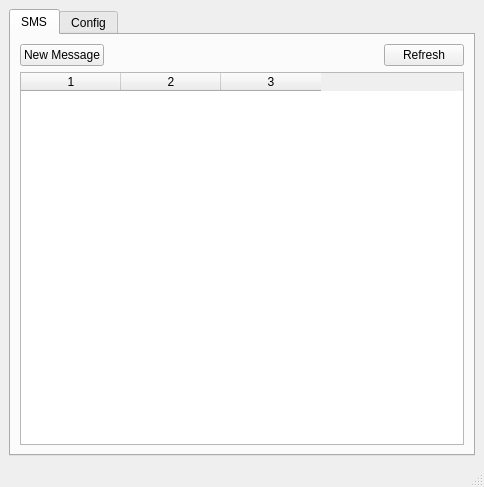
<?xml version="1.0" encoding="UTF-8"?>
<ui version="4.0">
 <class>MainWindow</class>
 <widget class="QMainWindow" name="MainWindow">
  <property name="geometry">
   <rect>
    <x>0</x>
    <y>0</y>
    <width>484</width>
    <height>487</height>
   </rect>
  </property>
  <property name="windowTitle">
   <string>MainWindow</string>
  </property>
  <widget class="QWidget" name="centralwidget">
   <layout class="QHBoxLayout" name="horizontalLayout">
    <item>
     <widget class="QTabWidget" name="maintab">
      <property name="currentIndex">
       <number>0</number>
      </property>
      <widget class="QWidget" name="tab_sms">
       <attribute name="title">
        <string>SMS</string>
       </attribute>
       <layout class="QGridLayout" name="gridLayout">
        <item row="0" column="5">
         <spacer name="horizontalSpacer">
          <property name="orientation">
           <enum>Qt::Horizontal</enum>
          </property>
          <property name="sizeHint" stdset="0">
           <size>
            <width>40</width>
            <height>20</height>
           </size>
          </property>
         </spacer>
        </item>
        <item row="0" column="6">
         <widget class="QPushButton" name="btnrefresh">
          <property name="text">
           <string>Refresh</string>
          </property>
         </widget>
        </item>
        <item row="1" column="1" colspan="6">
         <widget class="QTableWidget" name="tableWidget">
          <property name="columnCount">
           <number>3</number>
          </property>
          <column/>
          <column/>
          <column/>
         </widget>
        </item>
        <item row="0" column="1" colspan="3">
         <widget class="QPushButton" name="btnnewmsg">
          <property name="text">
           <string>New Message</string>
          </property>
         </widget>
        </item>
       </layout>
      </widget>
      <widget class="QWidget" name="tab_config">
       <attribute name="title">
        <string>Config</string>
       </attribute>
       <layout class="QFormLayout" name="formLayout">
        <item row="0" column="0">
         <widget class="QCheckBox" name="chkdata">
          <property name="text">
           <string>Data</string>
          </property>
         </widget>
        </item>
        <item row="1" column="0">
         <widget class="QCheckBox" name="chkwifi">
          <property name="text">
           <string>Wifi</string>
          </property>
         </widget>
        </item>
       </layout>
      </widget>
     </widget>
    </item>
   </layout>
  </widget>
  <widget class="QMenuBar" name="menubar">
   <property name="geometry">
    <rect>
     <x>0</x>
     <y>0</y>
     <width>484</width>
     <height>20</height>
    </rect>
   </property>
  </widget>
  <widget class="QStatusBar" name="statusbar"/>
 </widget>
 <resources/>
 <connections/>
</ui>
